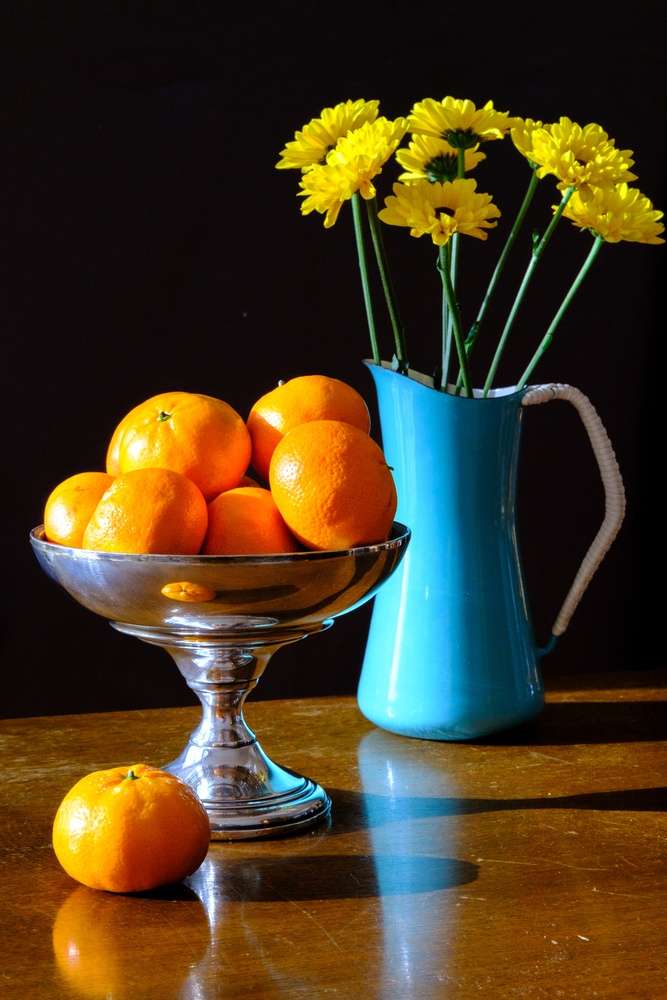
#> input picture Practical/ESE-04-Unsupervised machine learning/StillLife.jpg, 667 x 1000 px, shrunk from 3334 x 5001 before the run
$ python image.py
#> lines starting #> are read from the running program, lines starting #| are printed output that depends on the picture
import numpy as np
import matplotlib.pyplot as plt
from matplotlib.image import imread
import os

os.chdir("ESE-04-Unsupervised machine learning")
image = imread("StillLife.jpg")
#> image is the input picture: shape (1000, 667, 3); mean R, G, B 73.8, 59.1, 33.2
pixels = image.reshape(-1, image.shape[2])

def plot_colors(data, title, colors=None, samples=10000):
#> called with data = array of shape (667000, 3), title = 'Original 16mln colors', samples = 10000
    if colors is None:
        colors=data
    rng = np.random.RandomState(0)
    index = rng.permutation(len(data))[:samples]
#> index = 10000 values, max 666924 at index 564, min 19 at index 3875, mean 331448.9

    R, G, B = data[index].T
#> R = 10000 values, max 255 at index 1, min 0 at index 150, mean 74.57; G = 10000 values, max 255 at index 190, min 0 at index 87, mean 59.1; B = 10000 values, max 255 at index 102, min 0 at index 5, mean 31.89
    norm_colors = colors[index]/255

    fig, ax = plt.subplots(1, 2)
    ax[0].scatter(R, B, c=norm_colors, marker=".")
    ax[0].set(xlabel="Red", ylabel="Blue", xlim=(0, 255), ylim=(0, 255))

    ax[1].scatter(R, G, c=norm_colors, marker=".")
    ax[1].set(xlabel="Red", ylabel="Green", xlim=(0, 255), ylim=(0, 255))
    fig.suptitle(title, size=20)
    plt.show()
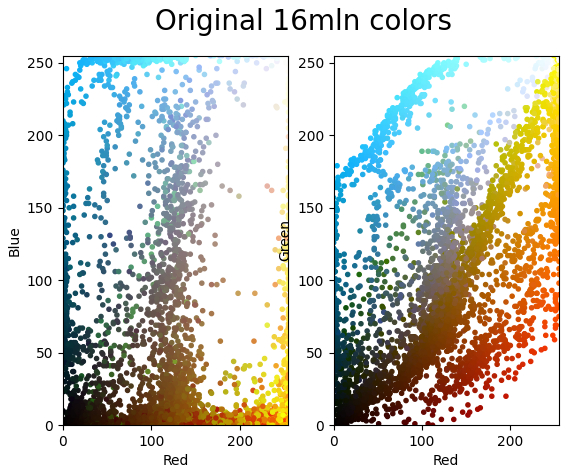
#> figure drawn by matplotlib, 2 panels

plot_colors(pixels, title="Original 16mln colors")

from sklearn.cluster import MiniBatchKMeans

kmeans = MiniBatchKMeans(n_clusters=16)
kmeans.fit(pixels)
reduced_colors = kmeans.cluster_centers_[kmeans.predict(pixels)].astype(int)

plot_colors(pixels, colors=reduced_colors, title="Reduced Colors")
#> call 2 of plot_colors, with data = array of shape (667000, 3), title = 'Reduced Colors', colors = array of shape (667000, 3), samples = 10000
#> in plot_colors (call 2), `plt.show()`:
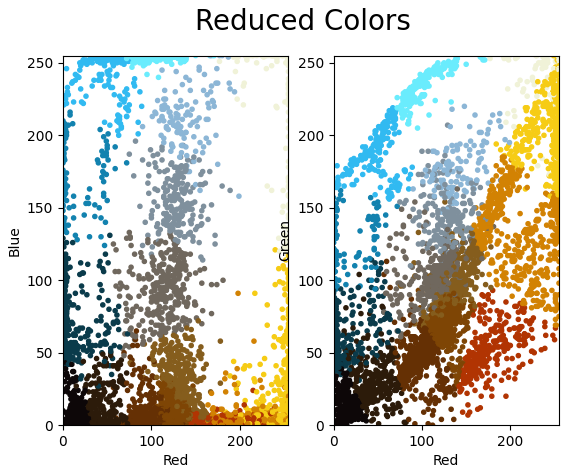
#> figure drawn by matplotlib, 2 panels

image_recolored = reduced_colors.reshape(image.shape)
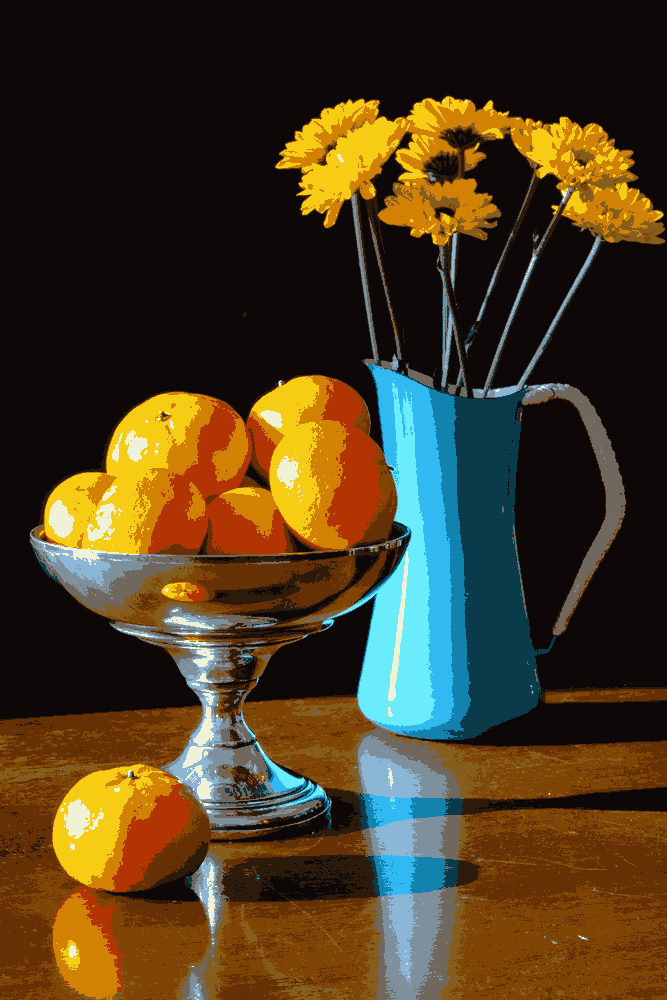
#> image_recolored: shape (1000, 667, 3) int64; mean R, G, B 73.4, 58.4, 33.2
fig, ax = plt.subplots(1, 2)
ax[0].imshow(image)
ax[0].set_title('Original Image')
ax[1].imshow(image_recolored)
ax[1].set_title('16-color Image')
plt.show()
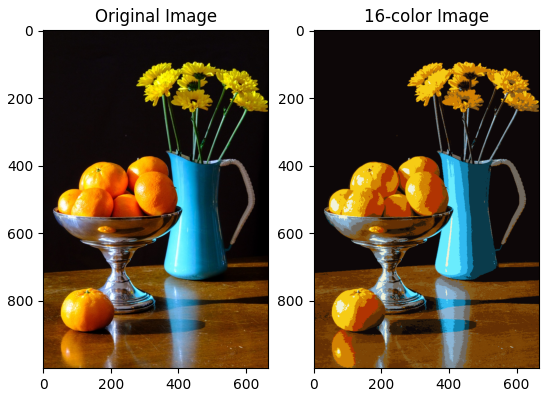
#> figure drawn by matplotlib, 2 panels
